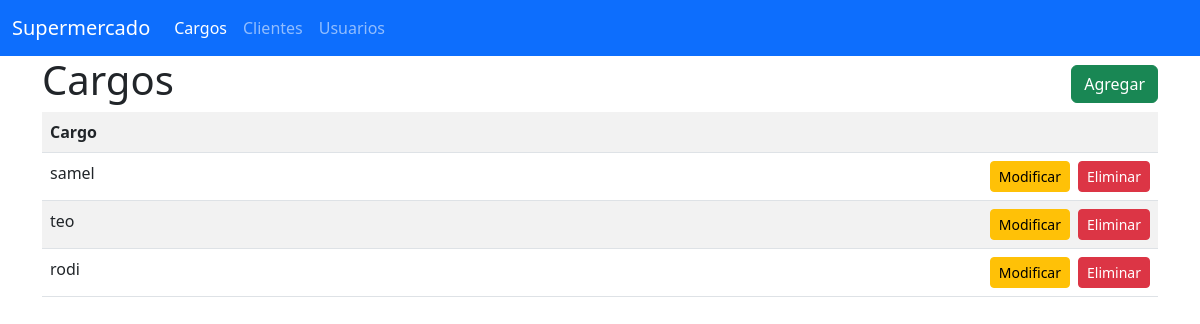
The page /general/cargos/ on the database its author committed.
### General/models.py (models this page shows)
class Cargo(models.Model):
    uuid =  models.UUIDField(primary_key=True, unique=True, default=uuid4)
    name = models.CharField(max_length=100)
    status =  models.BooleanField(default=True)
    createdAt = models.DateTimeField(auto_now_add=True)
    updatedAt = models.DateTimeField(auto_now=True)

### General/views.py (the view)
# urls.py: path('cargos/', ObtenerCargos.as_view(), name='listar_cargos'),
class ObtenerCargos(View):
    def get(self, request):
        cargos = Cargo.objects.all()
        return render(request, 'cargos/listar_cargos.html',{'cargos':cargos})

### General/templates/cargos/listar_cargos.html
{% extends 'base.html' %}
{% block body %}
    <div class="d-flex justify-content-between align-items-center">
        <h1>Cargos</h1>
        <a class="btn btn-success" href="{% url 'agregar_cargo' %}">Agregar</a>
    </div>
    <table class="table table-striped">
        <tr>
            <th>Cargo</th>
            <th></th>
        </tr>
        {% for cargo in cargos %}
        <tr>
            <td>{{cargo.name}}</td>
            <td>
                <div class="gap-2 d-flex justify-content-end">
                    <a href="{% url 'actualizar_cargo' cargo.uuid %}" class="btn btn-warning btn-sm">Modificar</a>
                    <a href="#" class="btn btn-danger btn-sm">Eliminar</a>
                </div>
            </td>
        </tr>
        {% endfor %}
    </table>
{% endblock %}

### rows shown on the page
Cargo: name "samel"
Cargo: name "teo"
Cargo: name "rodi"
